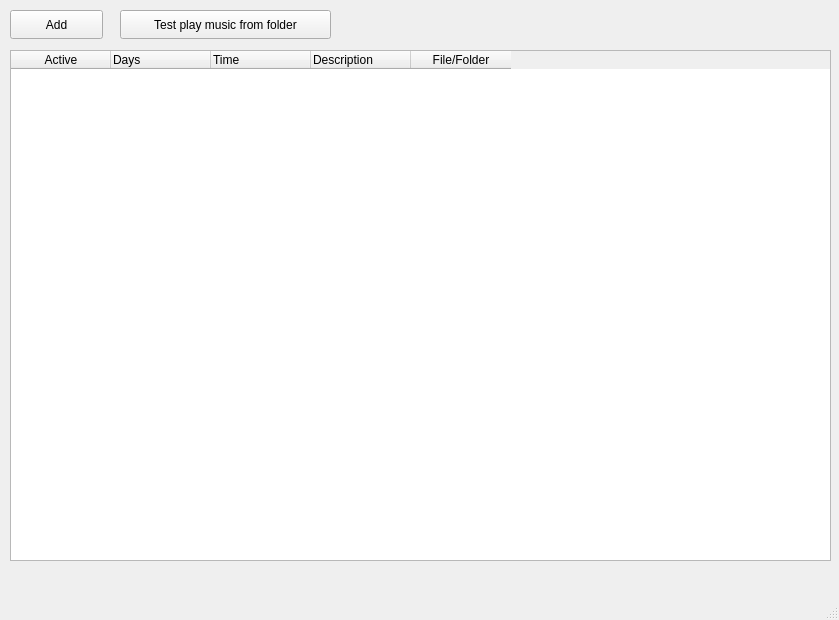
<?xml version="1.0" encoding="UTF-8"?>
<ui version="4.0">
 <class>schoolBellMainWindow</class>
 <widget class="QMainWindow" name="schoolBellMainWindow">
  <property name="geometry">
   <rect>
    <x>0</x>
    <y>0</y>
    <width>839</width>
    <height>620</height>
   </rect>
  </property>
  <property name="windowTitle">
   <string>School Bell with Music</string>
  </property>
  <widget class="QWidget" name="centralwidget">
   <widget class="QTableWidget" name="scheduleTable">
    <property name="enabled">
     <bool>true</bool>
    </property>
    <property name="geometry">
     <rect>
      <x>10</x>
      <y>50</y>
      <width>821</width>
      <height>511</height>
     </rect>
    </property>
    <property name="sortingEnabled">
     <bool>true</bool>
    </property>
    <column>
     <property name="text">
      <string>Active</string>
     </property>
    </column>
    <column>
     <property name="text">
      <string>Days</string>
     </property>
     <property name="textAlignment">
      <set>AlignLeading|AlignVCenter</set>
     </property>
    </column>
    <column>
     <property name="text">
      <string>Time</string>
     </property>
     <property name="textAlignment">
      <set>AlignLeading|AlignVCenter</set>
     </property>
    </column>
    <column>
     <property name="text">
      <string>Description</string>
     </property>
     <property name="textAlignment">
      <set>AlignLeading|AlignVCenter</set>
     </property>
    </column>
    <column>
     <property name="text">
      <string>File/Folder</string>
     </property>
    </column>
   </widget>
   <widget class="QPushButton" name="addPushButton">
    <property name="geometry">
     <rect>
      <x>10</x>
      <y>10</y>
      <width>93</width>
      <height>29</height>
     </rect>
    </property>
    <property name="text">
     <string>Add</string>
    </property>
   </widget>
   <widget class="QPushButton" name="testPlayMusicFolderPushButton">
    <property name="geometry">
     <rect>
      <x>120</x>
      <y>10</y>
      <width>211</width>
      <height>29</height>
     </rect>
    </property>
    <property name="text">
     <string>Test play music from folder</string>
    </property>
   </widget>
  </widget>
  <widget class="QMenuBar" name="menubar">
   <property name="geometry">
    <rect>
     <x>0</x>
     <y>0</y>
     <width>839</width>
     <height>26</height>
    </rect>
   </property>
  </widget>
  <widget class="QStatusBar" name="statusbar"/>
 </widget>
 <resources/>
 <connections/>
</ui>
